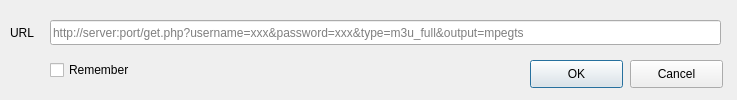
<?xml version="1.0" encoding="UTF-8"?>
<ui version="4.0">
 <class>Dialog</class>
 <widget class="QDialog" name="Dialog">
  <property name="geometry">
   <rect>
    <x>0</x>
    <y>0</y>
    <width>737</width>
    <height>100</height>
   </rect>
  </property>
  <property name="minimumSize">
   <size>
    <width>400</width>
    <height>100</height>
   </size>
  </property>
  <property name="maximumSize">
   <size>
    <width>16777215</width>
    <height>100</height>
   </size>
  </property>
  <property name="windowTitle">
   <string>Open remote playlist</string>
  </property>
  <widget class="QLineEdit" name="txt_url">
   <property name="geometry">
    <rect>
     <x>50</x>
     <y>20</y>
     <width>671</width>
     <height>25</height>
    </rect>
   </property>
   <property name="placeholderText">
    <string>http://server:port/get.php?username=xxx&amp;password=xxx&amp;type=m3u_full&amp;output=mpegts</string>
   </property>
  </widget>
  <widget class="QPushButton" name="btn_ok">
   <property name="geometry">
    <rect>
     <x>530</x>
     <y>60</y>
     <width>93</width>
     <height>28</height>
    </rect>
   </property>
   <property name="text">
    <string>OK</string>
   </property>
  </widget>
  <widget class="QPushButton" name="btn_cancel">
   <property name="geometry">
    <rect>
     <x>630</x>
     <y>60</y>
     <width>93</width>
     <height>28</height>
    </rect>
   </property>
   <property name="text">
    <string>Cancel</string>
   </property>
  </widget>
  <widget class="QLabel" name="lbl_url">
   <property name="geometry">
    <rect>
     <x>10</x>
     <y>25</y>
     <width>55</width>
     <height>16</height>
    </rect>
   </property>
   <property name="text">
    <string>URL</string>
   </property>
  </widget>
  <widget class="QCheckBox" name="chk_save">
   <property name="geometry">
    <rect>
     <x>50</x>
     <y>60</y>
     <width>131</width>
     <height>20</height>
    </rect>
   </property>
   <property name="text">
    <string>Remember</string>
   </property>
  </widget>
 </widget>
 <resources/>
 <connections/>
</ui>
